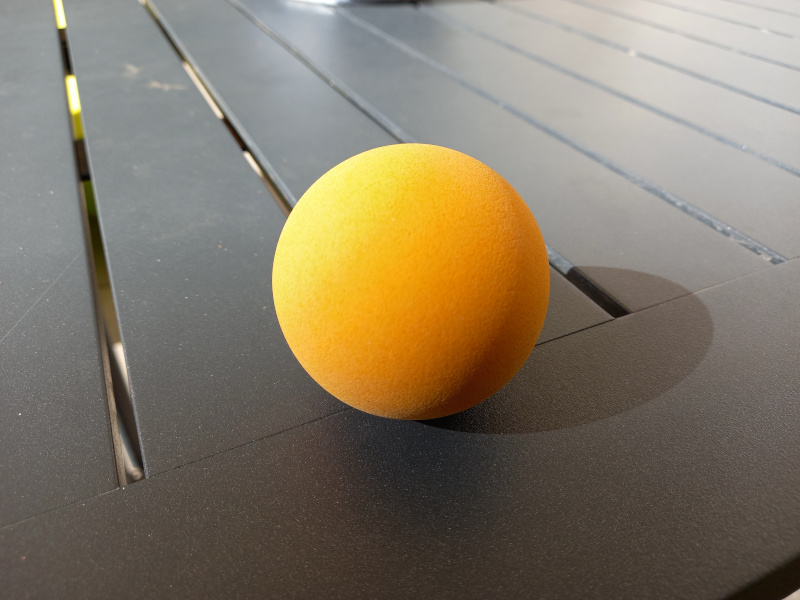
#> input picture balle_small.jpg, 800 x 600 px, given in place of balle.mp4, which was not available
$ python detecter_balle_video.py
#> lines starting #> are read from the running program, lines starting #| are printed output that depends on the picture; after the words box and inside, x2 and y2 are one past the last pixel; in counts of white or black regions, pixels touching at a corner belong together; pictures that were not available may be replaced by others from this repository, and a replacement may not be noted
#> further down, frame is the input picture: shape (600, 800, 3); mean B, G, R 102.5, 120.9, 131.6
#> `img_hsv = cv2.cvtColor(frame, cv2.COLOR_BGR2HSV)`: img_hsv: shape (600, 800, 3); mean H, S, V 36.7, 55.9, 133.4
import cv2
import numpy as np

# === PARAMÈTRES ===
video_path = r"P:\MEA4\Perception\python\balle.mp4"
tolerance_H = 10
new_color_bgr = [0, 255, 0]  # Vert
teinte_cible = 30  # À ajuster selon la couleur de la balle (jaune ~30, rouge ~179, vert ~60)

# === FONCTIONS ===
def detecter_cercles(img_gray):
    circles = cv2.HoughCircles(
        img_gray,
        cv2.HOUGH_GRADIENT,
        dp=1.2,
        minDist=80,
        param1=100,
        param2=60,
        minRadius=50,
        maxRadius=300
    )
    return circles


def generer_masque_teinte(img_hsv, h_value, tolerance=10):
#> called with h_value = 30, tolerance = 10
    h_channel = img_hsv[:, :, 0]
    s_channel = img_hsv[:, :, 1]
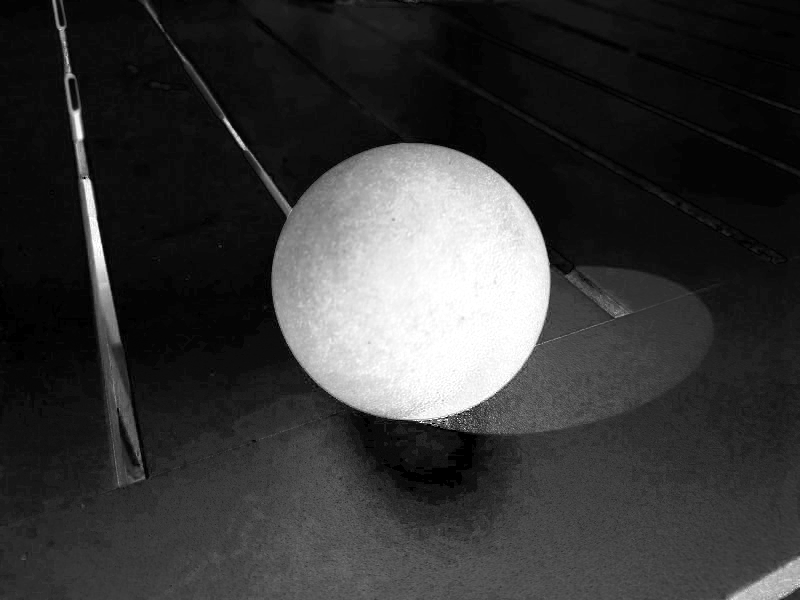
#> s_channel: shape (600, 800); min 0, max 255, mean 55.9
    v_channel = img_hsv[:, :, 2]

    lower_H = (h_value - tolerance) % 180
    upper_H = (h_value + tolerance) % 180

    # Masque sur la teinte uniquement
    if lower_H < upper_H:
        hue_mask = (h_channel >= lower_H) & (h_channel <= upper_H)
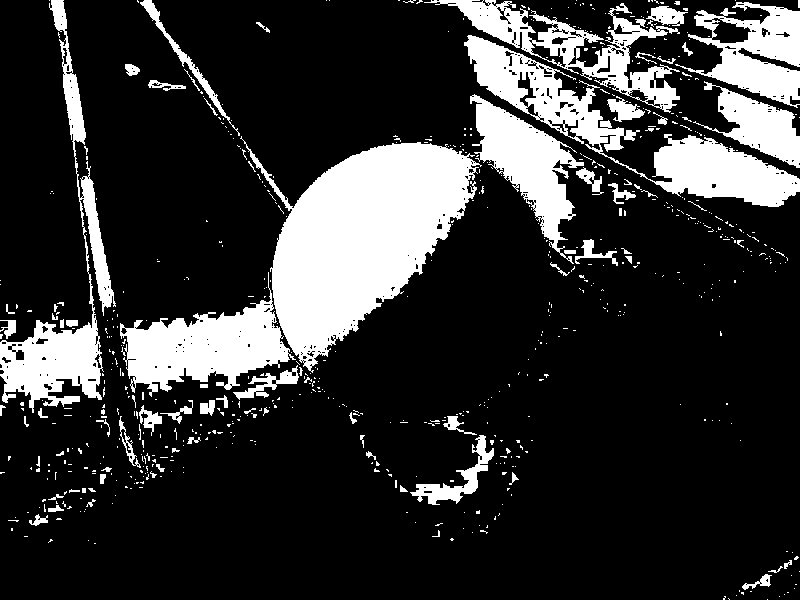
#> hue_mask: shape (600, 800) bool; 19.6% white; 693 white regions (613 under 20 px), largest, box (x1, y1, x2, y2) and area: (240, 136, 482, 373) 27382, (464, 35, 800, 207) 12996, (0, 0, 116, 413) 9534
    else:
        hue_mask = (h_channel >= lower_H) | (h_channel <= upper_H)

    # Conditions supplémentaires pour éviter zones sombres
    saturation_thresh = s_channel > 50
#> saturation_thresh: shape (600, 800) bool; 37.3% white; 609 white regions (593 under 20 px), largest, box (x1, y1, x2, y2) and area: (40, 41, 800, 600) 170174, (52, 0, 145, 490) 7030, (143, 0, 164, 32) 116
    value_thresh = v_channel > 50
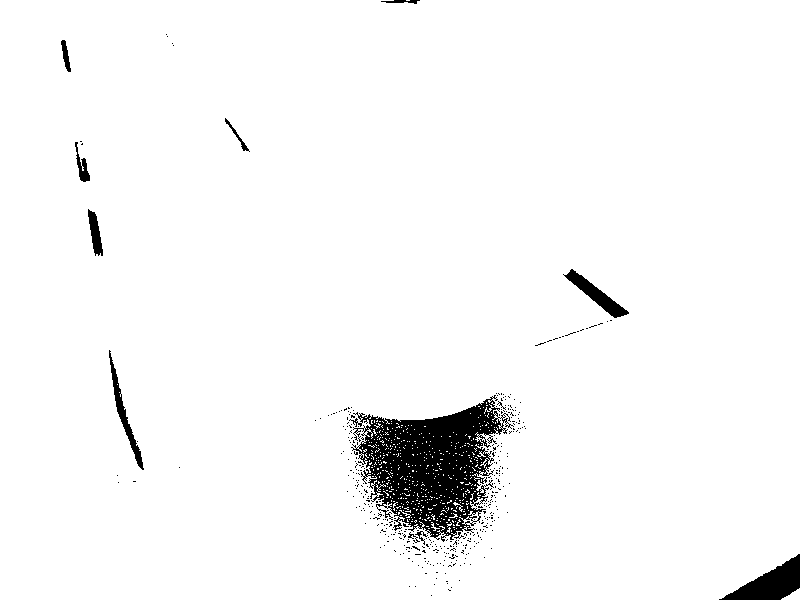
#> value_thresh: shape (600, 800) bool; 96.4% white; 412 black regions (400 under 20 px), largest, box (x1, y1, x2, y2) and area: (349, 395, 514, 542) 11916, (719, 554, 800, 600) 1746, (563, 269, 629, 318) 845

    hue_mask = hue_mask & saturation_thresh & value_thresh
#> hue_mask: shape (600, 800) bool; 6.2% white; 145 white regions (137 under 20 px), largest, box (x1, y1, x2, y2) and area: (250, 143, 482, 373) 27200, (88, 217, 112, 316) 708, (64, 65, 84, 144) 668

    # Post-traitement (ouverture morphologique)
    kernel = np.ones((5, 5), np.uint8)
    hue_mask = hue_mask.astype(np.uint8) * 255
    hue_mask = cv2.morphologyEx(hue_mask, cv2.MORPH_OPEN, kernel)
#> hue_mask: shape (600, 800); 5.7% white; 6 white regions, box (x1, y1, x2, y2) and area: (272, 143, 471, 354) 26107, (93, 256, 112, 307) 587, (68, 107, 84, 141) 378, (81, 181, 96, 211) 322, (64, 74, 74, 84) 74, (67, 100, 72, 105) 25

    return hue_mask


# === OUVERTURE VIDÉO ===
capture = cv2.VideoCapture(video_path)

if not capture.isOpened():
    print("Erreur : impossible d'ouvrir le fichier vidéo.")
    exit()

while capture.isOpened():
    ret, frame = capture.read()
    if not ret:
        break

    img_hsv = cv2.cvtColor(frame, cv2.COLOR_BGR2HSV)
    hue_mask = generer_masque_teinte(img_hsv, teinte_cible, tolerance_H)

    img_gray = cv2.cvtColor(frame, cv2.COLOR_BGR2GRAY)
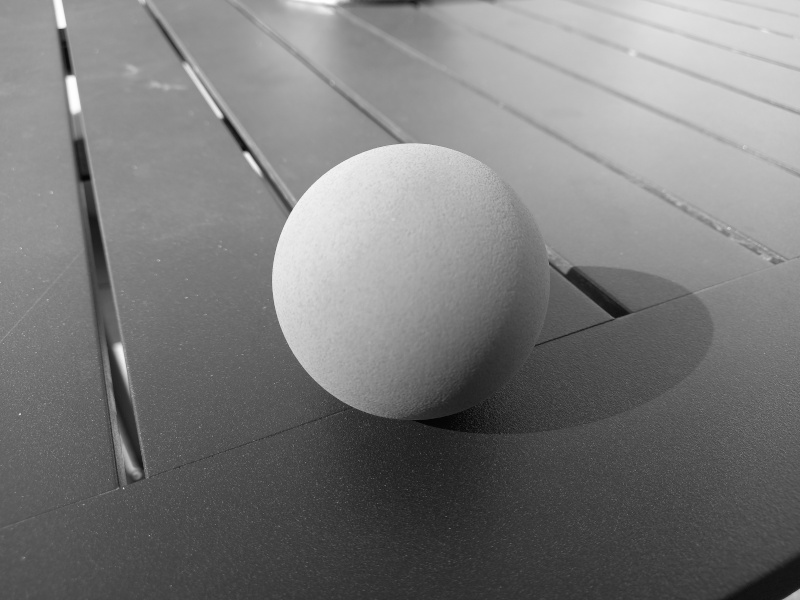
#> img_gray: shape (600, 800); min 1, max 255, mean 122.1
    img_blur = cv2.medianBlur(img_gray, 5)

    circles = detecter_cercles(img_blur)
#> in detecter_cercles, `circles = cv2.HoughCircles( img_gray, cv2.HOUGH_GRADIENT, dp=1.2, minD..`: circles = [[407.4, 280.2, 135.8]]
#> circles = [[407.4, 280.2, 135.8]]

    circle_mask = np.zeros(img_gray.shape, dtype=np.uint8)
    centers = []

    if circles is not None:
        circles = np.uint16(np.around(circles))
#> circles = [[407, 280, 136]]
        for i in circles[0, :]:
            cv2.circle(circle_mask, (i[0], i[1]), i[2], 255, -1)
            centers.append((i[0], i[1], i[2]))
#> this loop made 1 pass
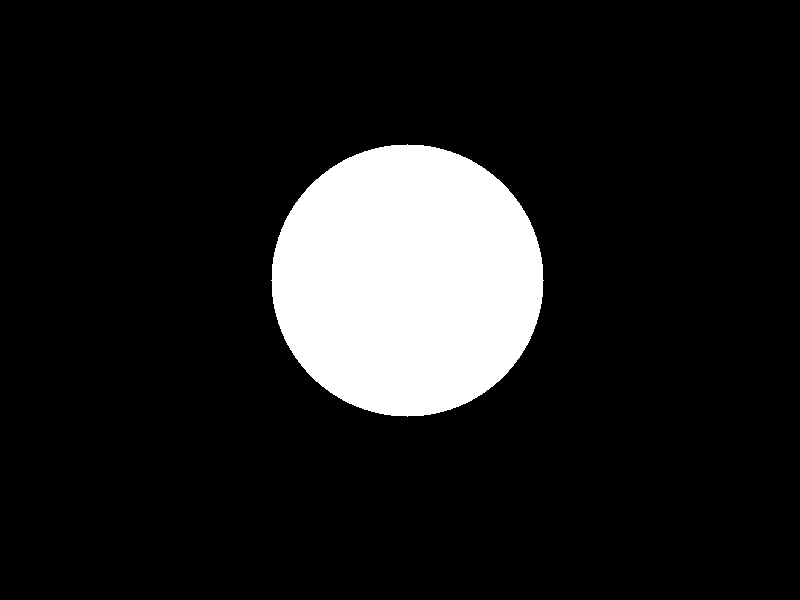
#> circle_mask: shape (600, 800); 12.1% white; 1 white region, box (x1, y1, x2, y2) and area: (271, 144, 544, 417) 58089
#> after the loop, centers = [(407, 280, 136)]

    combined_mask = (hue_mask > 0) & (circle_mask > 0)
#> combined_mask: shape (600, 800) bool; 5.4% white; 1 white region, box (x1, y1, x2, y2) and area: (272, 144, 471, 354) 25961

    # Coloration des pixels détectés
    frame[combined_mask] = new_color_bgr
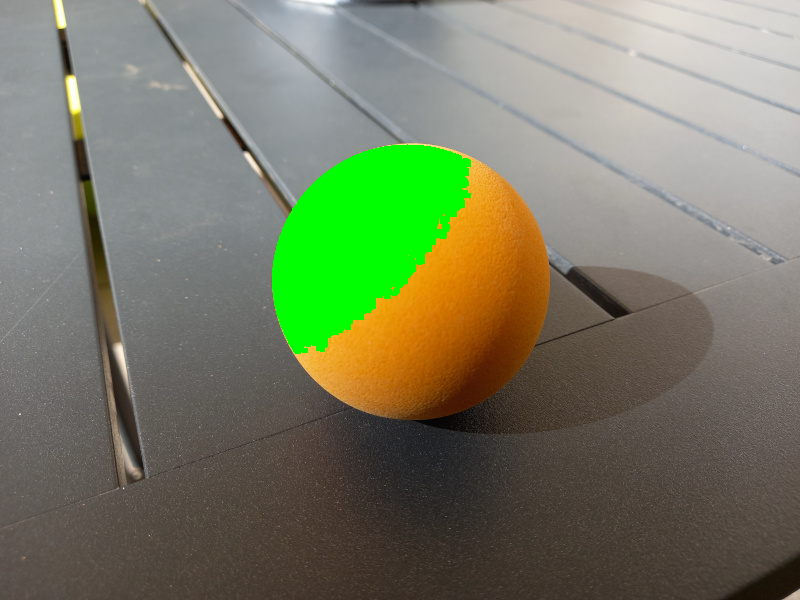
#> frame: shape (600, 800, 3); 5.41% of pixels changed, all inside (x1, y1, x2, y2) = (272, 144, 471, 354)

    # Affichage des cercles
    for cx, cy, r in centers:
        cv2.circle(frame, (cx, cy), r, (0, 0, 255), 2)
        cv2.circle(frame, (cx, cy), 5, (255, 0, 0), -1)
#> this loop made 1 pass
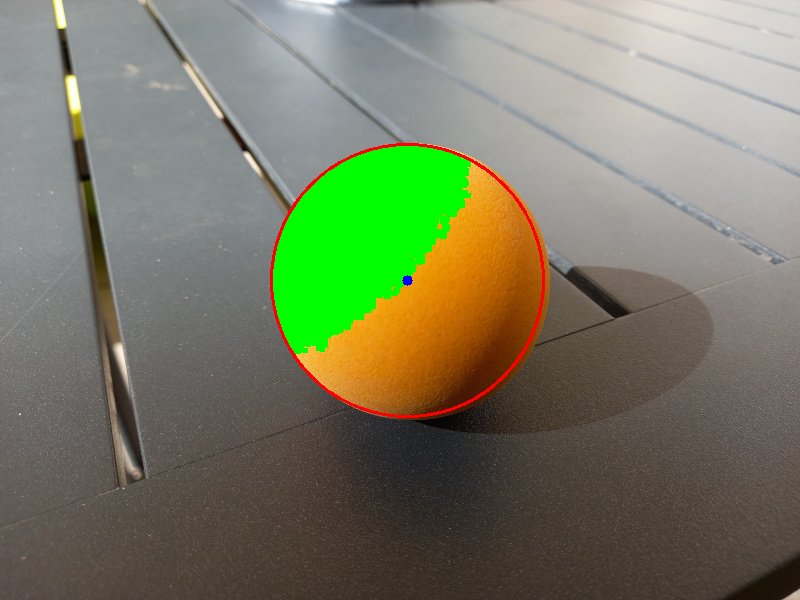
#> frame: shape (600, 800, 3); 0.56% of pixels changed, all inside (x1, y1, x2, y2) = (270, 143, 545, 418)

    # Affichage
    cv2.imshow('Détection balle dans vidéo', frame)

    if cv2.waitKey(25) == 27:  # ESC
#> (key Esc is pressed here)
        break

capture.release()
cv2.destroyAllWindows()
